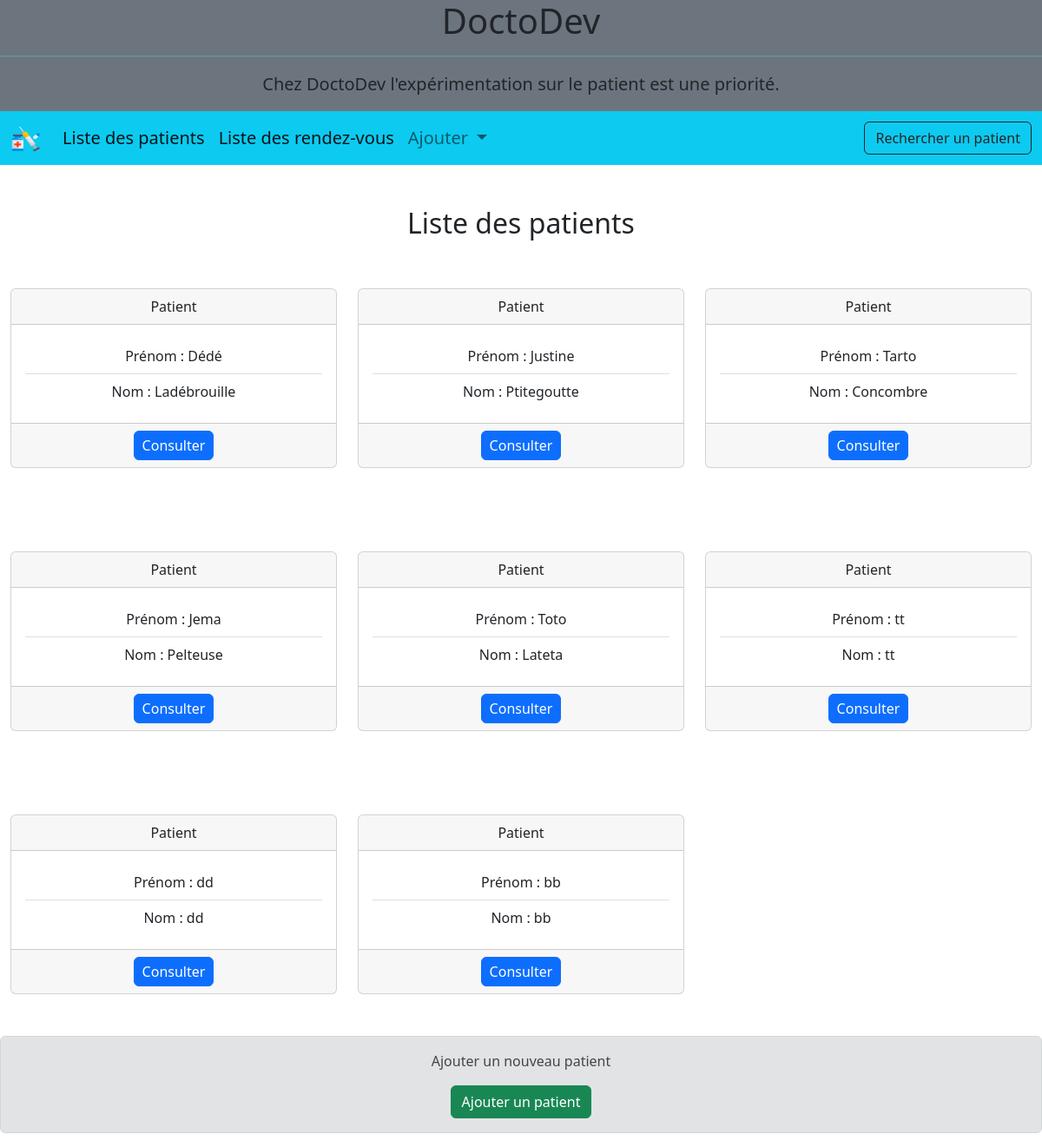
Page /controller/liste-patients.php on the committed database.
### tables this page shows
CREATE TABLE IF NOT EXISTS `patients`(
        `id`        INT (11) AUTO_INCREMENT  NOT NULL ,
        `lastname`  VARCHAR (25) NOT NULL ,
        `firstname` VARCHAR (25) NOT NULL ,
        `birthdate` DATE NOT NULL ,
        `phone`     VARCHAR (25) ,
        `mail`      VARCHAR (100) NOT NULL ,
        PRIMARY KEY (`id`)
);

### controller/liste-patients.php (called while the page is built, shortened)
<?php
require "../model/PatientManager.php";
$patientManager = new PatientManager();
$patients = $patientManager->getPatients();
include "../view/liste-patients-view.php";

### model/DataBaseConnect.php (called while the page is built, shortened)
<?php
abstract class DataBaseConnect {
  private static ?PDO $db = null;
  public static function getPDOConnexion() {
    try {
      if (!self::$db) {
        $db = new PDO("mysql:host=" . self::HOST . ";dbname=" . self::NAME, self::LOGIN, self::PASSWORD);
        $db->setAttribute(PDO::ATTR_ERRMODE, PDO::ERRMODE_EXCEPTION);
        self::$db = $db;
      }
      return self::$db;
    }
    catch(Exception $error) {
      echo "Nous n'arrivons pas à nous connecter à la base de données." . "<br/> erreur: " . $error->getMessage();
      die();
    }
  }
}

### model/DataBase.php (called while the page is built, shortened)
<?php
require "DataBaseConnect.php";
abstract class DataBase
{
  public function __construct() {
    $this->db = DataBaseConnect::getPDOConnexion();
  }
}

### model/PatientManager.php (called while the page is built, shortened)
<?php
require_once "dataBase.php";
require "entity/Patient.php";
class PatientManager extends DataBase
{
  public function getPatients(): bool|array
  {
    $query=$this->db->query("SELECT * FROM patients");
    $result = $query->fetchAll(PDO::FETCH_ASSOC);
    foreach($result as $key=>$patients){
      $result[$key] = new Patient($patients);
    }
    return $result;
  }
}

### model/entity/Patient.php (called while the page is built, shortened)
<?php
class Patient
{
  protected int $id;
  protected string $lastname;
  protected string $firstname;
  public function __construct(?array $data = null)
  {
    if ($data) {
      foreach ($data as $key => $value) {
        $setter = "set" . ucfirst($key);
      }
    }
  }
  public function getId(): int
  {
    return $this->id;
  }
  public function setId($id)
  {
    $this->id = $id;
  }
  public function getLastname(): string
  {
    return $this->lastname;
  }
  public function setLastname($lastname)
  {
    $this->lastname = $lastname;
  }
  public function getFirstname(): string
  {
    return $this->firstname;
  }
  public function setFirstname($firstname)
  {
    $this->firstname = $firstname;
  }
}

### view/liste-patients-view.php (the view, shortened to what this page needs)
<?php include "../view/template/header.php"; ?>
  <h2 class="text-center">Liste des patients</h2>
  <div class="row ">
    <?php if($patients): ?>
    <?php foreach($patients as $index => $patient) : ?>
      <div class="col-12 col-md-6 col-lg-4 my-5">
        <div class="card h-100 text-center">
          <div class="card-header">
            Patient
          </div>
          <div class="card-body">
            <ul class="list-group list-group-flush">
              <li class="list-group-item"><?php echo "Prénom : " . $patient->getFirstname() ; ?></li>
              <li class="list-group-item"><?php echo "Nom : " . $patient->getLastname() ; ?></li>
            </ul>
          </div>
          <div class="card-footer">
            <div class="row justify-content-evenly">
              <a class="btn btn-primary col-3 p-1" href="../controller/profil-patient.php?id=<?php echo $patient->getId() ; ?>">Consulter</a>
            </div>
          </div>
        </div>
      </div>
    <?php endforeach; ?>
      <div class="alert alert-secondary text-center" role="alert">
        <p>Ajouter un nouveau patient</p>
        <a class="btn btn-success text-white" href="../controller/ajout-patient.php">Ajouter un patient</a>
      </div>
    <?php endif; ?>
  </div>
<?php include "../view/template/footer.php"; ?>

### view/template/header.php (shortened to what this page needs)
<!doctype html>
<html class="no-js" lang="fr">
<head>
  <link rel="stylesheet" href="../asset/css/normalize.css">
  <link href="https://cdn.jsdelivr.net/npm/bootstrap@5.2.1/dist/css/bootstrap.min.css"
        rel="stylesheet"
>
  <link rel="stylesheet" href="../asset/css/main.css">
</head>
<body>
<header class="bg-secondary">
  <div>
    <h1 class="text-center">DoctoDev</h1>
    <hr class="bg-info mb-0">
    <p class="text-center fs-5 p-3 mb-0">Chez DoctoDev l'expérimentation sur le patient est une priorité.</p>
  </div>
</header>
<?php include "nav.php"; ?>
<main class="container-fluid mt-5">

### view/template/nav.php (shortened to what this page needs)
<nav class="navbar navbar-expand-lg bg-info sticky-top mt-0">
  <div class="container-fluid fs-5">
    <a class="navbar-brand" href="index.php">
      <img src="../asset/img/injection.png" alt="Logo" width="36" height="30" class="d-inline-block align-text-top">
    </a>
    <div class="collapse navbar-collapse" id="navbarSupportedContent">
      <ul class="navbar-nav me-auto mb-2 mb-lg-0">
        <li class="nav-item">
          <a class="nav-link active" aria-current="page" href="../controller/liste-patients.php">Liste des patients</a>
        </li>
        <li class="nav-item">
          <a class="nav-link active" aria-current="page" href="../controller/liste-rendezvous.php">Liste des rendez-vous</a>
        </li>
        <li class="nav-item dropdown">
          <a class="nav-link dropdown-toggle" href="#" role="button" data-bs-toggle="dropdown" aria-expanded="false">
            Ajouter
          </a>
        </li>
      </ul>
      <button class="d-flex btn btn-outline-dark">
        <a class="dropdown-item" href="../controller/searchForm.php">Rechercher un patient</a>
      </button>
    </div>
  </div>
</nav>

### view/template/footer.php (shortened to what this page needs)
</main>
</body>
</html>

### asset/css/main.css (style rules this page uses)
html { color: #222; font-size: 1em; line-height: 1.4; }
hr { display: block; height: 1px; border: 0; border-top: 1px solid #ccc; margin: 1em 0; padding: 0; }
audio, canvas, iframe, img, svg, video { vertical-align: middle; }

### rows in the picture
patients: firstname "Dédé", lastname "Ladébrouille"
patients: firstname "Justine", lastname "Ptitegoutte"
patients: firstname "Tarto", lastname "Concombre"
patients: firstname "Jema", lastname "Pelteuse"
patients: firstname "Toto", lastname "Lateta"
patients: firstname "tt", lastname "tt"
patients: firstname "dd", lastname "dd"
patients: firstname "bb", lastname "bb"
